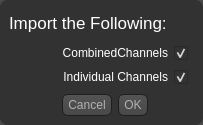
<?xml version="1.0" encoding="UTF-8"?>
<ui version="4.0">
 <class>Dialog</class>
 <widget class="QDialog" name="Dialog">
  <property name="windowModality">
   <enum>Qt::ApplicationModal</enum>
  </property>
  <property name="geometry">
   <rect>
    <x>0</x>
    <y>0</y>
    <width>203</width>
    <height>125</height>
   </rect>
  </property>
  <property name="focusPolicy">
   <enum>Qt::StrongFocus</enum>
  </property>
  <property name="windowTitle">
   <string>Import Settings</string>
  </property>
  <property name="styleSheet">
   <string notr="true">background-color: rgba(50,50,50,225);
border-radius: 8;
color: rgba(255,255,255 225)</string>
  </property>
  <property name="sizeGripEnabled">
   <bool>false</bool>
  </property>
  <property name="modal">
   <bool>true</bool>
  </property>
  <layout class="QGridLayout" name="gridLayout">
   <property name="leftMargin">
    <number>0</number>
   </property>
   <property name="topMargin">
    <number>0</number>
   </property>
   <property name="rightMargin">
    <number>0</number>
   </property>
   <property name="bottomMargin">
    <number>0</number>
   </property>
   <property name="spacing">
    <number>0</number>
   </property>
   <item row="0" column="0">
    <widget class="QFrame" name="frame">
     <property name="frameShape">
      <enum>QFrame::StyledPanel</enum>
     </property>
     <property name="frameShadow">
      <enum>QFrame::Raised</enum>
     </property>
     <layout class="QGridLayout" name="gridLayout_2">
      <property name="verticalSpacing">
       <number>10</number>
      </property>
      <item row="3" column="0">
       <spacer name="horizontalSpacer_2">
        <property name="orientation">
         <enum>Qt::Horizontal</enum>
        </property>
        <property name="sizeHint" stdset="0">
         <size>
          <width>40</width>
          <height>20</height>
         </size>
        </property>
       </spacer>
      </item>
      <item row="3" column="1">
       <widget class="QDialogButtonBox" name="buttonBox">
        <property name="layoutDirection">
         <enum>Qt::RightToLeft</enum>
        </property>
        <property name="styleSheet">
         <string notr="true">         QPushButton  
         {  
             color: #b1b1b1;  
             background-color: QLinearGradient( x1: 0, y1: 0, x2: 0, y2: 1, stop: 0 #565656, stop: 0.1 #525252, stop: 0.5 #4e4e4e, stop: 0.9 #4a4a4a, stop: 1 #464646);  
             border-width: 1px;  
             border-color: #1e1e1e;  
             border-style: solid;  
             border-radius: 6;  
             padding: 3px;  
             font-size: 12px;  
             padding-left: 5px;  
             padding-right: 5px;  
         }  
           
         QPushButton:pressed  
         {  
             background-color: QLinearGradient( x1: 0, y1: 0, x2: 0, y2: 1, stop: 0 #2d2d2d, stop: 0.1 #2b2b2b, stop: 0.5 #292929, stop: 0.9 #282828, stop: 1 #252525);  
         }  </string>
        </property>
        <property name="orientation">
         <enum>Qt::Horizontal</enum>
        </property>
        <property name="standardButtons">
         <set>QDialogButtonBox::Cancel|QDialogButtonBox::Ok</set>
        </property>
       </widget>
      </item>
      <item row="2" column="3">
       <widget class="QCheckBox" name="checkBox_2">
        <property name="sizePolicy">
         <sizepolicy hsizetype="Fixed" vsizetype="Fixed">
          <horstretch>0</horstretch>
          <verstretch>0</verstretch>
         </sizepolicy>
        </property>
        <property name="text">
         <string/>
        </property>
        <property name="checked">
         <bool>true</bool>
        </property>
       </widget>
      </item>
      <item row="1" column="3">
       <widget class="QCheckBox" name="checkBox">
        <property name="sizePolicy">
         <sizepolicy hsizetype="Fixed" vsizetype="Fixed">
          <horstretch>0</horstretch>
          <verstretch>0</verstretch>
         </sizepolicy>
        </property>
        <property name="font">
         <font>
          <pointsize>9</pointsize>
         </font>
        </property>
        <property name="text">
         <string/>
        </property>
        <property name="checked">
         <bool>true</bool>
        </property>
       </widget>
      </item>
      <item row="2" column="1" colspan="2">
       <widget class="QLabel" name="label_3">
        <property name="layoutDirection">
         <enum>Qt::LeftToRight</enum>
        </property>
        <property name="text">
         <string>Individual Channels</string>
        </property>
        <property name="alignment">
         <set>Qt::AlignRight|Qt::AlignTrailing|Qt::AlignVCenter</set>
        </property>
       </widget>
      </item>
      <item row="1" column="1" colspan="2">
       <widget class="QLabel" name="label_2">
        <property name="layoutDirection">
         <enum>Qt::LeftToRight</enum>
        </property>
        <property name="text">
         <string>CombinedChannels</string>
        </property>
        <property name="alignment">
         <set>Qt::AlignRight|Qt::AlignTrailing|Qt::AlignVCenter</set>
        </property>
       </widget>
      </item>
      <item row="0" column="0" colspan="3">
       <widget class="QLabel" name="label">
        <property name="font">
         <font>
          <pointsize>13</pointsize>
         </font>
        </property>
        <property name="text">
         <string>Import the Following:</string>
        </property>
       </widget>
      </item>
     </layout>
    </widget>
   </item>
  </layout>
 </widget>
 <resources/>
 <connections/>
</ui>
